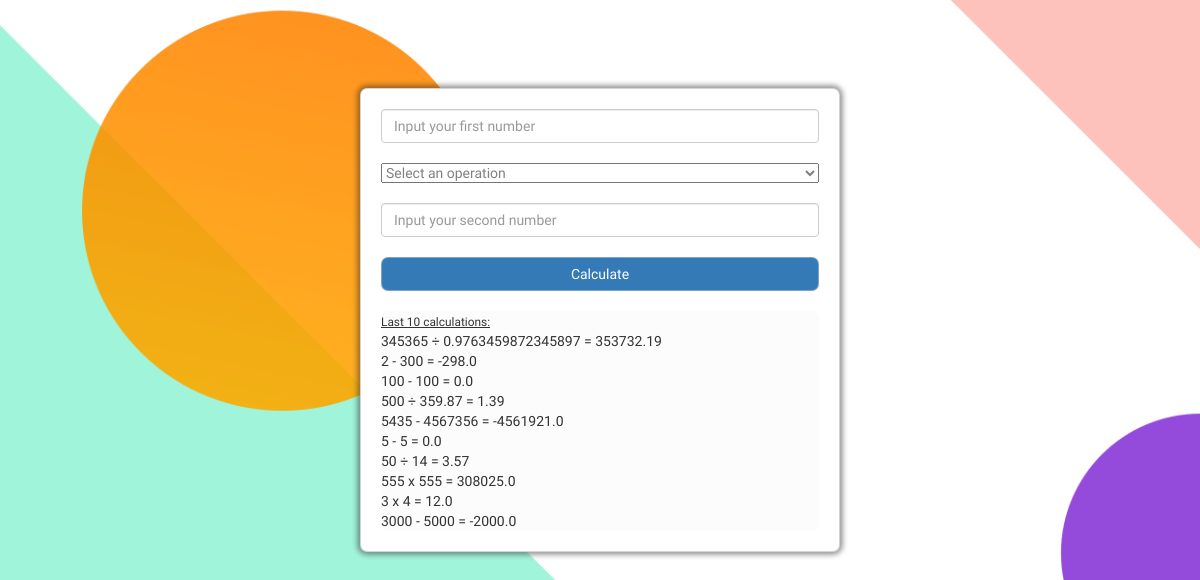
Before: / with the older database file.
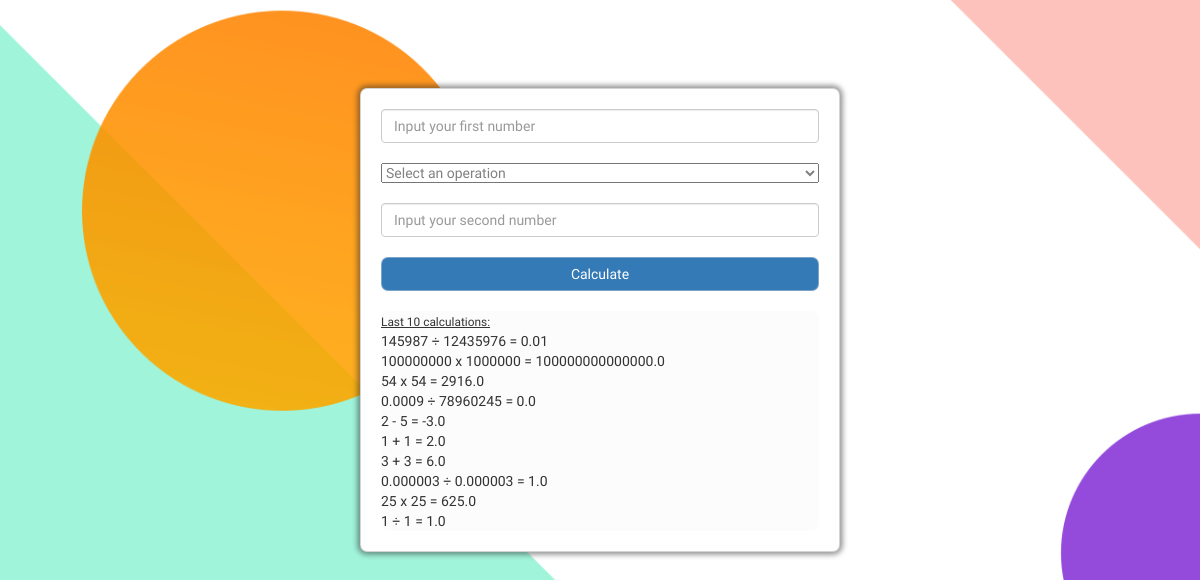
After: the same page with the newer database file.
### webapp/models.py (models this page shows, shortened)
class Op(db.Model):
    id = db.Column(db.Integer, primary_key = True)
    result = db.Column(db.String(300), nullable=False, unique=False)

### webapp/routes.py (the view)
@app.route('/')
def home():
    all_ops = Op.query.all()[-10:][::-1]
    return render_template('home.html', all_ops = all_ops)

### webapp/templates/home.html (shortened to what this page needs)
{% extends 'base.html' %}
{% block content %}
<div class="container">
    <form action="/send" method="POST">
        <input class="form-control" type="text" placeholder="Input your first number" name="i" required>
        <br>
        <select class="custom-select custom-select-lg mb-3" name="operation">
            <option value="operation">Select an operation</option>
        </select>
        <br><br>
        <input class="form-control" type="text" placeholder="Input your second number" name="ii" required>
        <br>
        <input class="btn btn-primary" id="calculate" type="submit" value="Calculate">
        <br><br>
        <div class="result">
            <small>Last 10 calculations:</small>
            {% for op in all_ops %}
                <div>{{ op.result }}</div>
            {% endfor %}
        </div>
    </form>
</div>
{% endblock %}

Changed rows visible on the page:
no longer on this page (row unchanged): Op: result "345365 ÷ 0.9763459872345897 = 353732.19"
no longer on this page (row unchanged): Op: result "2 - 300 = -298.0"
no longer on this page (row unchanged): Op: result "100 - 100 = 0.0"
no longer on this page (row unchanged): Op: result "500 ÷ 359.87 = 1.39"
no longer on this page (row unchanged): Op: result "5435 - 4567356 = -4561921.0"
no longer on this page (row unchanged): Op: result "5 - 5 = 0.0"
no longer on this page (row unchanged): Op: result "50 ÷ 14 = 3.57"
no longer on this page (row unchanged): Op: result "555 x 555 = 308025.0"
no longer on this page (row unchanged): Op: result "3 x 4 = 12.0"
no longer on this page (row unchanged): Op: result "3000 - 5000 = -2000.0"
added Op: result "145987 ÷ 12435976 = 0.01"
added Op: result "100000000 x 1000000 = 100000000000000.0"
added Op: result "54 x 54 = 2916.0"
added Op: result "0.0009 ÷ 78960245 = 0.0"
added Op: result "2 - 5 = -3.0"
added Op: result "1 + 1 = 2.0"
added Op: result "3 + 3 = 6.0"
added Op: result "0.000003 ÷ 0.000003 = 1.0"
added Op: result "25 x 25 = 625.0"
added Op: result "1 ÷ 1 = 1.0"
